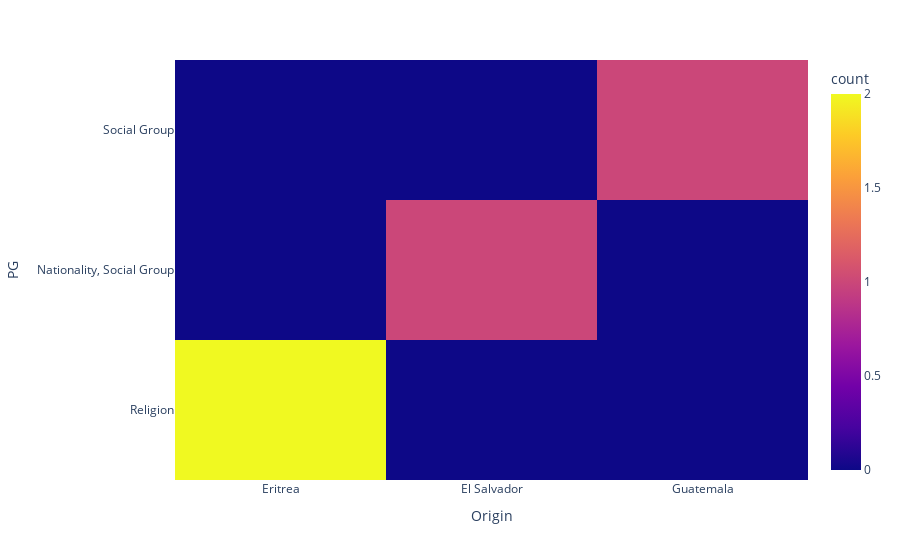

Notebook code for this chart:
### Code cell
heat_matrix(df, 'Origin', 'PG', 'Denise N. Slavin')

### Figure 1 — Plotly figure (JSON) as saved in the notebook; plotly's stock layout.template omitted (floating-point values rounded to 4 significant figures)
{"data": [{"coloraxis": "coloraxis", "hovertemplate": "Origin=%{x}<br>PG=%{y}<br>count=%{z}<extra></extra>", "name": "", "type": "histogram2d", "x": ["Eritrea", "Eritrea", "El Salvador", "Guatemala"], "xaxis": "x", "xbingroup": "x", "y": ["Religion", "Religion", "Nationality, Social Group", "Social Group"], "yaxis": "y", "ybingroup": "y"}], "layout": {"coloraxis": {"colorbar": {"title": {"text": "count"}}, "colorscale": [[0, "#0d0887"], [0.1111, "#46039f"], [0.2222, "#7201a8"], [0.3333, "#9c179e"], [0.4444, "#bd3786"], [0.5556, "#d8576b"], [0.6667, "#ed7953"], [0.7778, "#fb9f3a"], [0.8889, "#fdca26"], [1, "#f0f921"]]}, "legend": {"tracegroupgap": 0}, "margin": {"t": 60}, "xaxis": {"anchor": "y", "domain": [0, 1], "title": {"text": "Origin"}}, "yaxis": {"anchor": "x", "domain": [0, 1], "title": {"text": "PG"}}}}
